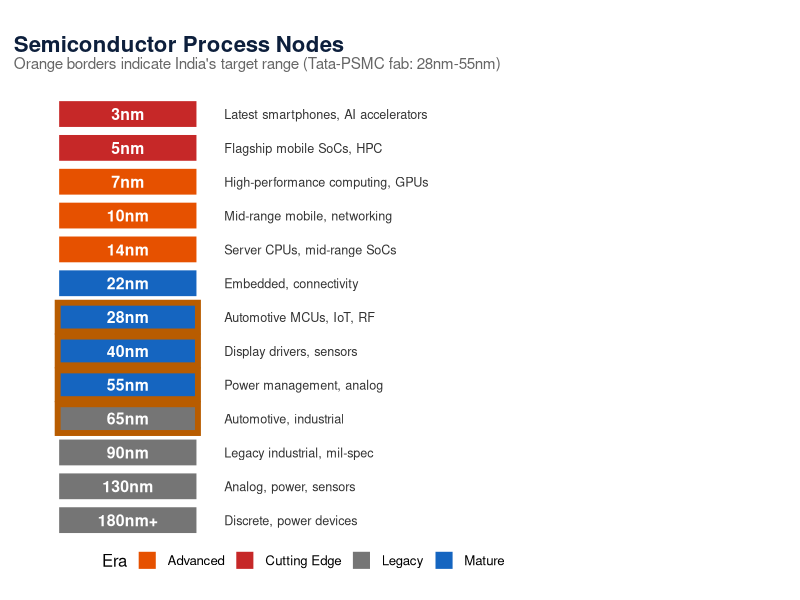

Source code (R):
## ---- chunk 1
library(ggplot2)
library(dplyr)
## ---- chunk 2
# Hand-crafted data for the node landscape visualization
nodes <- tibble(
  node = c("3nm", "5nm", "7nm", "10nm", "14nm", "22nm", "28nm", "40nm", "55nm", "65nm", "90nm", "130nm", "180nm+"),
  node_nm = c(3, 5, 7, 10, 14, 22, 28, 40, 55, 65, 90, 130, 180),
  era = c("Cutting Edge", "Cutting Edge", "Advanced", "Advanced", "Advanced",
          "Mature", "Mature", "Mature", "Mature", "Legacy", "Legacy", "Legacy", "Legacy"),
  applications = c(
    "Latest smartphones, AI accelerators",
    "Flagship mobile SoCs, HPC",
    "High-performance computing, GPUs",
    "Mid-range mobile, networking",
    "Server CPUs, mid-range SoCs",
    "Embedded, connectivity",
    "Automotive MCUs, IoT, RF",
    "Display drivers, sensors",
    "Power management, analog",
    "Automotive, industrial",
    "Legacy industrial, mil-spec",
    "Analog, power, sensors",
    "Discrete, power devices"
  ),
  key_fabs = c(
    "TSMC, Samsung",
    "TSMC, Samsung",
    "TSMC, Samsung, Intel",
    "TSMC, Samsung, Intel",
    "TSMC, Samsung, Intel, GF",
    "Intel, GF, TSMC",
    "TSMC, Samsung, GF, SMIC, UMC",
    "TSMC, UMC, SMIC",
    "PSMC, UMC, various",
    "Various (widely available)",
    "Various",
    "Various",
    "Various"
  ),
  # Whether India targets this node
  india_target = c(FALSE, FALSE, FALSE, FALSE, FALSE, FALSE, TRUE, TRUE, TRUE, TRUE, FALSE, FALSE, FALSE)
)

# Assign colors
era_colors <- c(
  "Cutting Edge" = "#C62828",
  "Advanced"     = "#E65100",
  "Mature"       = "#1565C0",
  "Legacy"       = "#757575"
)

# Reverse for bottom-to-top ordering (most advanced at top)
nodes <- nodes %>%
  mutate(node = factor(node, levels = rev(node)))

ggplot(nodes, aes(x = node, y = 1, fill = era)) +
  geom_tile(width = 0.85, height = 0.8, color = "white", linewidth = 1) +
  # Highlight India's target range
  geom_tile(
    data = filter(nodes, india_target),
    aes(x = node, y = 1),
    width = 0.85, height = 0.8,
    fill = NA, color = "#B85C00", linewidth = 2
  ) +
  # Node labels
  geom_text(aes(label = node), fontface = "bold", size = 4, color = "white") +
  # Application labels on the right
  geom_text(
    aes(y = 1.55, label = applications),
    hjust = 0, size = 3.2, color = "#333"
  ) +
  coord_flip(clip = "off") +
  scale_fill_manual(values = era_colors, name = "Era") +
  scale_y_continuous(limits = c(0.5, 3.5)) +
  labs(
    x = NULL, y = NULL,
    title = "Semiconductor Process Nodes",
    subtitle = "Orange borders indicate India's target range (Tata-PSMC fab: 28nm-55nm)"
  ) +
  theme_void(base_size = 12) +
  theme(
    plot.title = element_text(face = "bold", size = 16, color = "#0D1F3C"),
    plot.subtitle = element_text(size = 11, color = "#666", margin = margin(b = 15)),
    legend.position = "bottom",
    plot.margin = margin(20, 150, 20, 10)
  )
